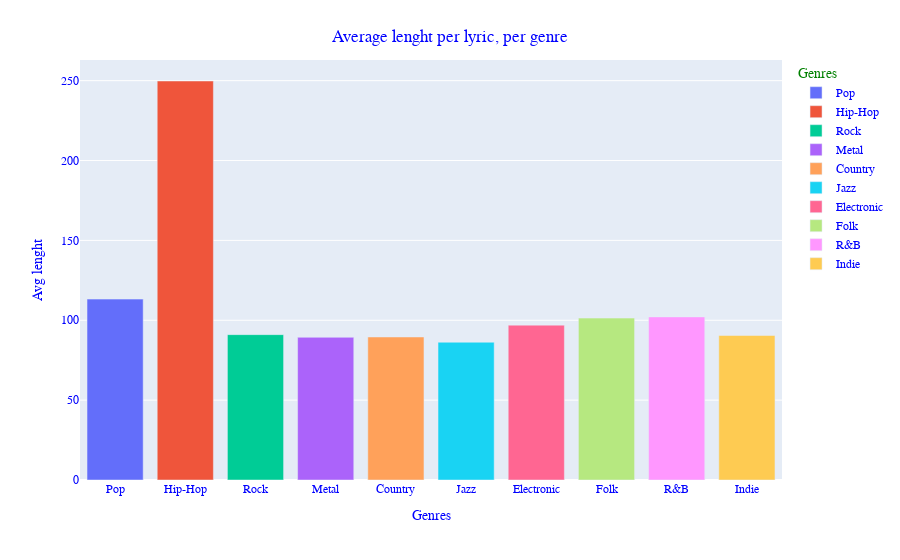

The notebook cell this image was saved under:
### Code cell
crea_grafico(freq_media_genere.keys(), freq_media_genere.values(),"Average lenght per lyric, per genre", "Genres", "Avg lenght")

### Figure 1 — Plotly figure (JSON) as saved in the notebook; plotly's stock layout.template omitted (floating-point values rounded to 4 significant figures)
{"data": [{"alignmentgroup": "True", "hovertemplate": "Genres=%{x}<br>Avg lenght=%{y}<extra></extra>", "legendgroup": "Pop", "marker": {"color": "#636efa", "pattern": {"shape": ""}}, "name": "Pop", "offsetgroup": "Pop", "orientation": "v", "showlegend": true, "textposition": "auto", "type": "bar", "x": ["Pop"], "xaxis": "x", "y": [113.2], "yaxis": "y"}, {"alignmentgroup": "True", "hovertemplate": "Genres=%{x}<br>Avg lenght=%{y}<extra></extra>", "legendgroup": "Hip-Hop", "marker": {"color": "#EF553B", "pattern": {"shape": ""}}, "name": "Hip-Hop", "offsetgroup": "Hip-Hop", "orientation": "v", "showlegend": true, "textposition": "auto", "type": "bar", "x": ["Hip-Hop"], "xaxis": "x", "y": [249.8], "yaxis": "y"}, {"alignmentgroup": "True", "hovertemplate": "Genres=%{x}<br>Avg lenght=%{y}<extra></extra>", "legendgroup": "Rock", "marker": {"color": "#00cc96", "pattern": {"shape": ""}}, "name": "Rock", "offsetgroup": "Rock", "orientation": "v", "showlegend": true, "textposition": "auto", "type": "bar", "x": ["Rock"], "xaxis": "x", "y": [91.01], "yaxis": "y"}, {"alignmentgroup": "True", "hovertemplate": "Genres=%{x}<br>Avg lenght=%{y}<extra></extra>", "legendgroup": "Metal", "marker": {"color": "#ab63fa", "pattern": {"shape": ""}}, "name": "Metal", "offsetgroup": "Metal", "orientation": "v", "showlegend": true, "textposition": "auto", "type": "bar", "x": ["Metal"], "xaxis": "x", "y": [89.34], "yaxis": "y"}, {"alignmentgroup": "True", "hovertemplate": "Genres=%{x}<br>Avg lenght=%{y}<extra></extra>", "legendgroup": "Country", "marker": {"color": "#FFA15A", "pattern": {"shape": ""}}, "name": "Country", "offsetgroup": "Country", "orientation": "v", "showlegend": true, "textposition": "auto", "type": "bar", "x": ["Country"], "xaxis": "x", "y": [89.53], "yaxis": "y"}, {"alignmentgroup": "True", "hovertemplate": "Genres=%{x}<br>Avg lenght=%{y}<extra></extra>", "legendgroup": "Jazz", "marker": {"color": "#19d3f3", "pattern": {"shape": ""}}, "name": "Jazz", "offsetgroup": "Jazz", "orientation": "v", "showlegend": true, "textposition": "auto", "type": "bar", "x": ["Jazz"], "xaxis": "x", "y": [86.25], "yaxis": "y"}, {"alignmentgroup": "True", "hovertemplate": "Genres=%{x}<br>Avg lenght=%{y}<extra></extra>", "legendgroup": "Electronic", "marker": {"color": "#FF6692", "pattern": {"shape": ""}}, "name": "Electronic", "offsetgroup": "Electronic", "orientation": "v", "showlegend": true, "textposition": "auto", "type": "bar", "x": ["Electronic"], "xaxis": "x", "y": [96.95], "yaxis": "y"}, {"alignmentgroup": "True", "hovertemplate": "Genres=%{x}<br>Avg lenght=%{y}<extra></extra>", "legendgroup": "Folk", "marker": {"color": "#B6E880", "pattern": {"shape": ""}}, "name": "Folk", "offsetgroup": "Folk", "orientation": "v", "showlegend": true, "textposition": "auto", "type": "bar", "x": ["Folk"], "xaxis": "x", "y": [101.4], "yaxis": "y"}, {"alignmentgroup": "True", "hovertemplate": "Genres=%{x}<br>Avg lenght=%{y}<extra></extra>", "legendgroup": "R&B", "marker": {"color": "#FF97FF", "pattern": {"shape": ""}}, "name": "R&B", "offsetgroup": "R&B", "orientation": "v", "showlegend": true, "textposition": "auto", "type": "bar", "x": ["R&B"], "xaxis": "x", "y": [102.1], "yaxis": "y"}, {"alignmentgroup": "True", "hovertemplate": "Genres=%{x}<br>Avg lenght=%{y}<extra></extra>", "legendgroup": "Indie", "marker": {"color": "#FECB52", "pattern": {"shape": ""}}, "name": "Indie", "offsetgroup": "Indie", "orientation": "v", "showlegend": true, "textposition": "auto", "type": "bar", "x": ["Indie"], "xaxis": "x", "y": [90.46], "yaxis": "y"}], "layout": {"barmode": "relative", "font": {"color": "blue", "family": "Courier New"}, "legend": {"title": {"font": {"color": "green"}, "text": "Genres"}, "tracegroupgap": 0}, "margin": {"t": 60}, "title": {"font": {"color": "blue"}, "text": "Average lenght per lyric, per genre", "x": 0.5, "xanchor": "center", "yanchor": "top"}, "xaxis": {"anchor": "y", "categoryarray": ["Pop", "Hip-Hop", "Rock", "Metal", "Country", "Jazz", "Electronic", "Folk", "R&B", "Indie"], "categoryorder": "array", "domain": [0, 1], "title": {"text": "Genres"}}, "yaxis": {"anchor": "x", "domain": [0, 1], "title": {"text": "Avg lenght"}}}}
